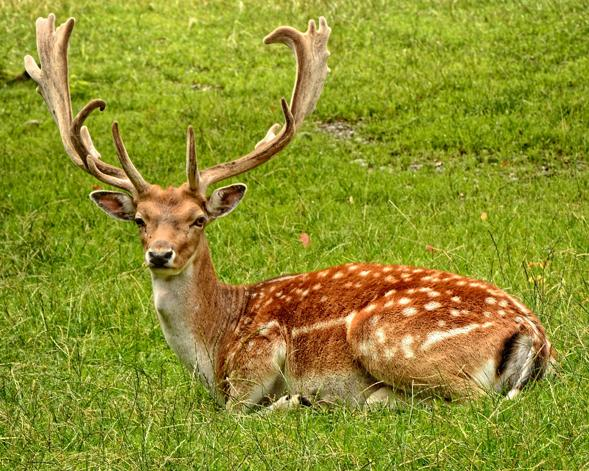
#> input picture 2.deep learning/2. image-processing/img/deer.jpg, 589 x 471 px, found by its file name
$ jupyter execute --allow-errors 'OpenCV 전처리(day 28).ipynb'
#> lines starting #> are read from the running program, lines starting #| are printed output that depends on the picture; after the words box and inside, x2 and y2 are one past the last pixel; in counts of white or black regions, pixels touching at a corner belong together
# Neural Network Classification

- Binary Classification
> Target can be one of two options, e.g. yes or no
- Multi class Classification
> Target can be one of more than two options
- Multi label Classification
> Target can be assigned more than one option

[cell 1]
# 구글 드라이브 연결(데이터 로드를 위해서)
from google.colab import drive
drive.mount('/content/data')

[cell 2]
import easydict
import json
args = easydict.EasyDict()

# path 정보
args.default_path = '/content/data/MyDrive/dev/2.deep learning/2. image-processing/img/'

[cell 3]
import cv2
import numpy as np
import matplotlib.pyplot as plt

plt.ion();

# Read Image

[cell 4]
image_BGR = cv2.imread(args.default_path+"deer.jpg", cv2.IMREAD_COLOR)
#> image_BGR is the input picture: shape (471, 589, 3); mean B, G, R 45, 144.6, 142.6
print(f'{image_BGR.shape}')
#| (471, 589, 3)
# cv2.imread는 BGR로 불러오므로 plt를 이용하려면 RGB로 바꿔줘야 함
img_RGB = cv2.cvtColor(image_BGR, cv2.COLOR_BGR2RGB)

[cell 5]
plt.imshow(img_RGB)
plt.axis('off')
plt.show()

[cell 6]
image_gray = cv2.imread(args.default_path+"deer.jpg", cv2.IMREAD_GRAYSCALE)
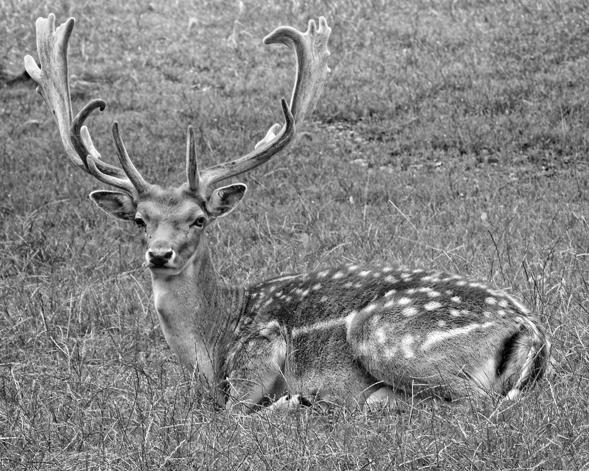
#> image_gray: shape (471, 589); min 0, max 255, mean 132.6
print(f'{image_gray.shape}')
#| (471, 589)

[cell 7]
plt.imshow(image_gray, cmap='gray')
plt.axis('off')
plt.show()

# Saving on Image

[cell 8]
cv2.imwrite(args.default_path+"deer_gray.jpg", image_gray)
#> Out = True

[cell 9]
image_gray = cv2.imread(args.default_path+"deer_gray.jpg", cv2.IMREAD_GRAYSCALE)
#> image_gray: shape (471, 589); min 0, max 255, mean 132.6
print(f'{image_gray.shape}')
#| (471, 589)
plt.imshow(image_gray, cmap='gray')
plt.axis('off')
plt.show()

# Resizing

[cell 10]
image_BGR = cv2.imread(args.default_path+"deer.jpg", cv2.IMREAD_COLOR)
# cv2.imread는 BGR로 불러오므로 plt를 이용하려면 RGB로 바꿔줘야 함
img_RGB = cv2.cvtColor(image_BGR, cv2.COLOR_BGR2RGB)

[cell 11]
height, width = img_RGB.shape[:2]
#> height = 471; width = 589
height, width
#> Out = (471, 589)

[cell 12]
img_resize = cv2.resize(img_RGB, (int(width / 4), int(height / 4)), interpolation = cv2.INTER_CUBIC)
print(f'img_resize: {img_resize.shape} / img_RGB: {img_RGB.shape}')
#| img_resize: (117, 147, 3) / img_RGB: (471, 589, 3)

plt.imshow(img_resize)
plt.axis('off')
plt.show()

# Cropping

[cell 13]
image_BGR = cv2.imread(args.default_path+"deer.jpg", cv2.IMREAD_COLOR)
# cv2.imread는 BGR로 불러오므로 plt를 이용하려면 RGB로 바꿔줘야 함
img_RGB = cv2.cvtColor(image_BGR, cv2.COLOR_BGR2RGB)
height, width = img_RGB.shape[:2]
height, width
#> Out = (471, 589)

[cell 14]
# Cropping an image
cropped_image = img_RGB[80:280, 150:330]

print(f'cropped_image: {cropped_image.shape} / img_RGB: {img_RGB.shape}')
#| cropped_image: (200, 180, 3) / img_RGB: (471, 589, 3)
plt.imshow(cropped_image)
plt.axis('off')
plt.show()

[cell 15]
cropped_image = img_RGB[20:130, 30:150]
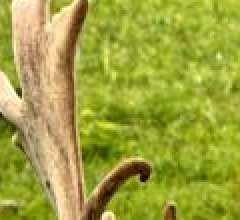
#> cropped_image: shape (110, 120, 3) (shown 2 times larger); mean R, G, B 159.3, 162.9, 61.4

plt.imshow(cropped_image)
plt.axis('off')
plt.show()

# Rotating

[cell 16]
image_BGR = cv2.imread(args.default_path+"deer.jpg", cv2.IMREAD_COLOR)
# cv2.imread는 BGR로 불러오므로 plt를 이용하려면 RGB로 바꿔줘야 함
img_RGB = cv2.cvtColor(image_BGR, cv2.COLOR_BGR2RGB)

[cell 17]
height, width = img_RGB.shape[:2]
center = (width/2, height/2)
#> center = (294.5, 235.5)
center
#> Out = (294.5, 235.5)

[cell 18]
# using cv2.getRotationMatrix2D() to get the rotation matrix
rotate_matrix = cv2.getRotationMatrix2D(center=center, angle=45, scale=1)

# rotate the image using cv2.warpAffine
rotated_image = cv2.warpAffine(src=img_RGB, M=rotate_matrix, dsize=(width, height))
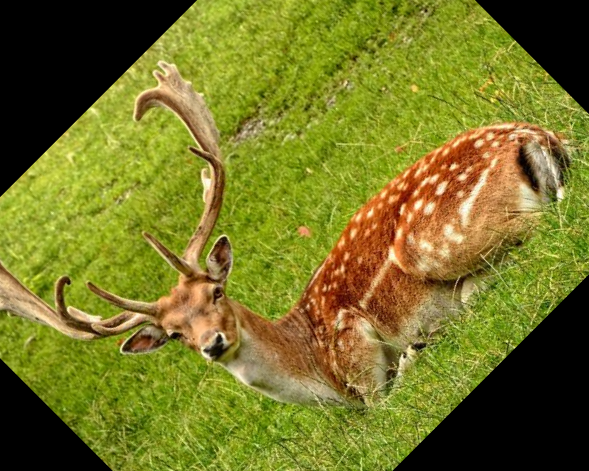
#> rotated_image: shape (471, 589, 3); mean R, G, B 117.6, 116.8, 37.1

print(f'rotated_image: {rotated_image.shape} / img_RGB: {img_RGB.shape}')
#| rotated_image: (471, 589, 3) / img_RGB: (471, 589, 3)
plt.imshow(rotated_image)
plt.axis('off')
plt.show()

# Thresholding

아래 4개 이미지에서 왼쪽 상단은 원본 이미지, 아래쪽 이미지 2개는 adaptiveThreshold를 적용한 이미지이다.

[cell 19]
image_gray = cv2.imread(args.default_path+"deer.jpg", cv2.IMREAD_GRAYSCALE)

[cell 20]
image_thr1 = cv2.adaptiveThreshold(image_gray, 255, cv2.ADAPTIVE_THRESH_MEAN_C, cv2.THRESH_BINARY, 11, 2)
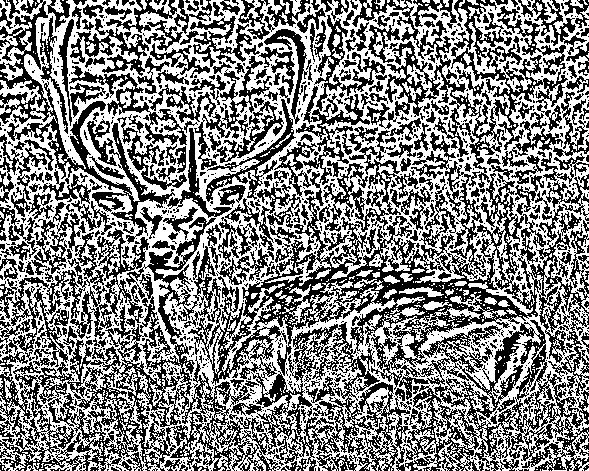
#> image_thr1: shape (471, 589); 51.8% white; 1443 black regions (1172 under 20 px), largest, box (x1, y1, x2, y2) and area: (0, 0, 589, 471) 71431, (0, 0, 175, 244) 5624, (0, 228, 149, 367) 5141
plt.imshow(image_thr1, cmap='gray')
plt.axis('off')
plt.show()

ADAPTIVE_THRESH_GAUSSIAN_C

[cell 21]
image_thr2 = cv2.adaptiveThreshold(image_gray, 255, cv2.ADAPTIVE_THRESH_GAUSSIAN_C, cv2.THRESH_BINARY, 11, 2)
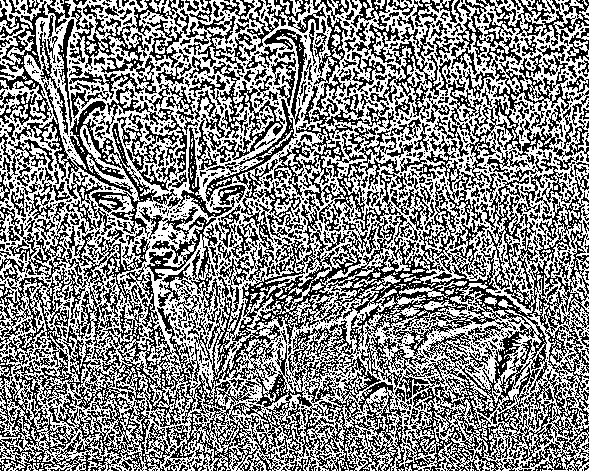
#> image_thr2: shape (471, 589); 52.8% white; black in thin lines or dots
plt.imshow(image_thr2, cmap='gray')
plt.axis('off')
plt.show()

# Bluring

[cell 22]
image_BGR = cv2.imread(args.default_path+"deer.jpg", cv2.IMREAD_COLOR)
# cv2.imread는 BGR로 불러오므로 plt를 이용하려면 RGB로 바꿔줘야 함
img_RGB = cv2.cvtColor(image_BGR, cv2.COLOR_BGR2RGB)

[cell 23]
val = 21

img_blur = cv2.blur(img_RGB, (val, val))
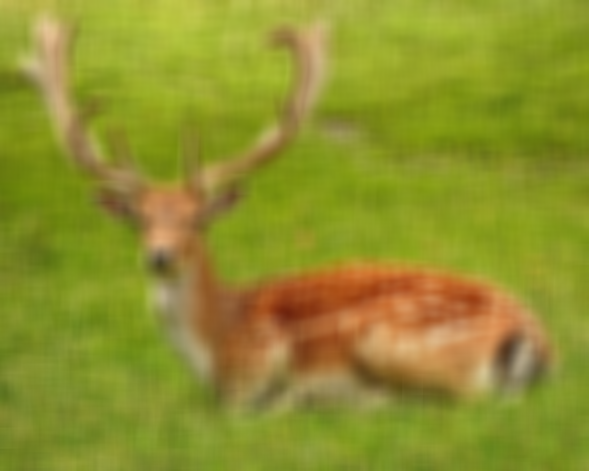
#> img_blur: shape (471, 589, 3); mean R, G, B 142.6, 144.6, 45
plt.imshow(img_blur)
plt.axis('off')
plt.show()

# Erosion, Dilation
- Erosion : 이미지 침식
- Dilation : 이미지 팽창

[cell 24]
image_gray = cv2.imread(args.default_path+"deer.jpg", cv2.IMREAD_GRAYSCALE)

[cell 25]
plt.imshow(image_gray, cmap='gray')
plt.axis('off')
plt.show()

[cell 26]
kernel = np.ones((3,3), np.uint8)

[cell 27]
image_erosion = cv2.erode(image_gray, kernel, iterations=1)
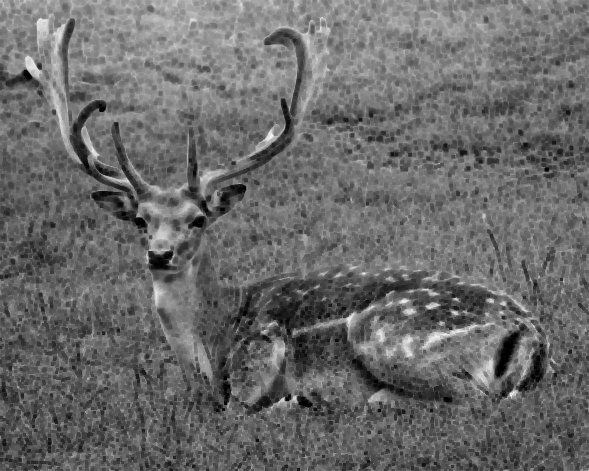
#> image_erosion: shape (471, 589); min 0, max 246, mean 106
plt.imshow(image_erosion, cmap='gray')
plt.axis('off')
plt.show()

# Dilation
> cv2.dilate(img, kernel, iterations=1)
> - iterations: Erosion 반복 횟수

[cell 28]
image_dilate = cv2.dilate(image_gray, kernel, iterations=1)
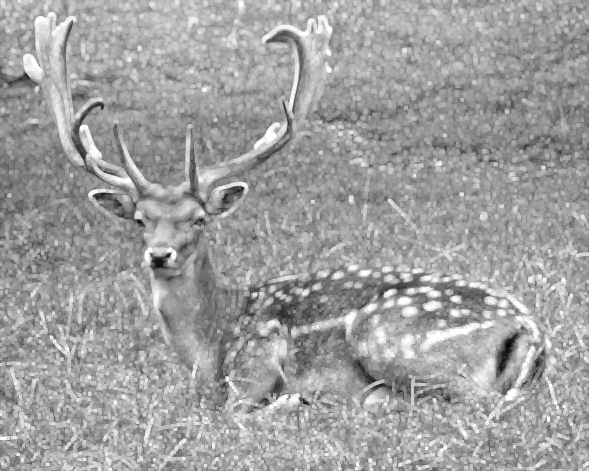
#> image_dilate: shape (471, 589); min 6, max 255, mean 159.8
plt.imshow(image_dilate, cmap='gray')
plt.axis('off')
plt.show()

# [Edge](https://blog.naver.com/samsjang/220507996391)

[cell 29]
image_gray = cv2.imread(args.default_path+"deer.jpg", cv2.IMREAD_GRAYSCALE)

[cell 30]
plt.imshow(image_gray, cmap='gray')
plt.axis('off')
plt.show()

[cell 31]
image_edge1 = cv2.Canny(image_gray, 50, 300)
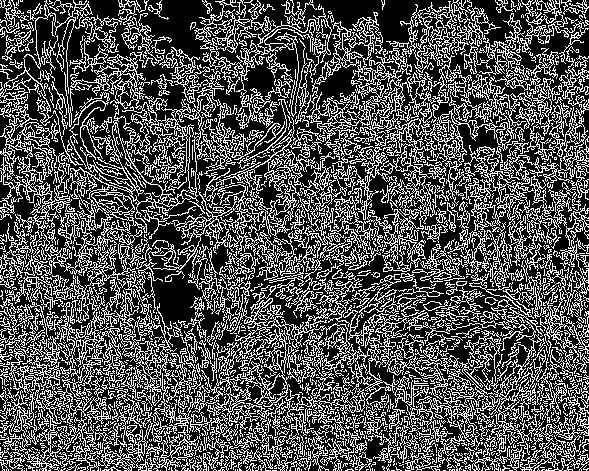
#> image_edge1: shape (471, 589); 32.4% white in thin lines or dots
plt.imshow(image_edge1, cmap='gray')
plt.axis('off')
plt.show()

[cell 32]
image_edge2 = cv2.Canny(image_gray, 150, 300)
#> image_edge2: shape (471, 589); 18.8% white in thin lines or dots
plt.imshow(image_edge2, cmap='gray')
plt.axis('off')
plt.show()

### 가우시안 필터 적용
이미지에서 노이즈가 있으면 엣지를 제대로 찾는 것이 어려울 수 있습니다.
따라서 `처음에는 5x5 가우시안 필터를 이용해 이미지의 노이즈를 줄여주고, Edge를 사용합니다.`

[cell 33]
val = 5

image_gray_blur = cv2.GaussianBlur(image_gray, (val, val), 0)

plt.imshow(image_gray_blur, cmap='gray')
plt.axis('off')
plt.show()

[cell 34]
image_edge1 = cv2.Canny(image_gray_blur, 50, 300)
#> image_edge1: shape (471, 589); 9.1% white in thin lines or dots
plt.imshow(image_edge1, cmap='gray')
plt.axis('off')
plt.show()

[cell 35]
image_edge2 = cv2.Canny(image_gray_blur, 150, 300)
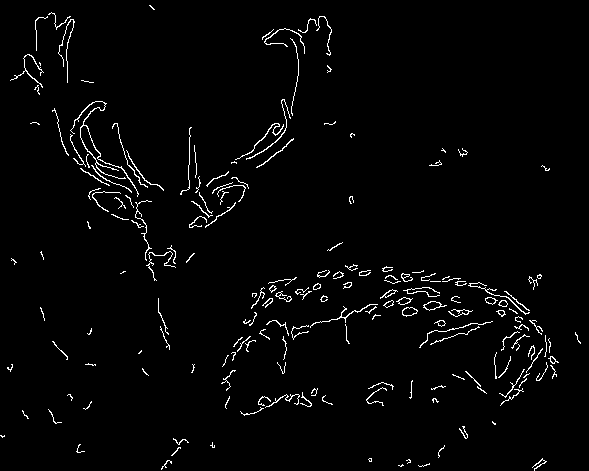
#> image_edge2: shape (471, 589); 2.3% white in thin lines or dots
plt.imshow(image_edge2, cmap='gray')
plt.axis('off')
plt.show()
